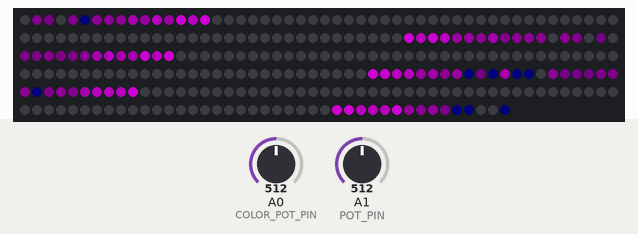
Recording of a sketch running on a simulated Arduino Uno, built with avr-gcc and run on an emulated ATmega328P. Parts: 291 RGB LEDs in strip order, left to right, continuing on the next row. The inputs (shaded band) are chosen by the test bench; at power-on: A0 (COLOR_POT_PIN) = 512, A1 (POT_PIN) = 512. Dim RGB values are drawn brighter than linear; random numbers use the default seed unless the sketch sets one.

Above: at 1.2 s.
1.3 s: A0 (COLOR_POT_PIN) set to 160
At 1.9 s:
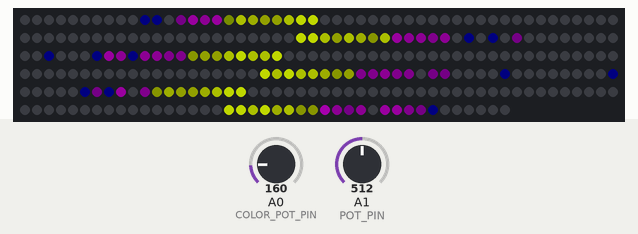
2.9 s: A1 (POT_PIN) set to 900
At 3.5 s:
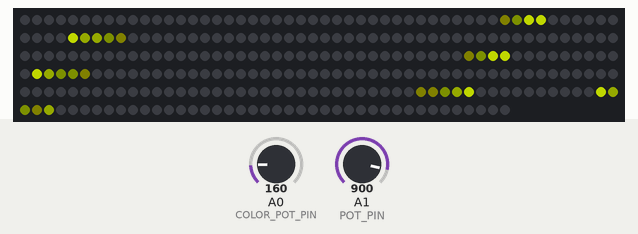
4.7 s: A0 (COLOR_POT_PIN) set to 122
At 5.82 s:
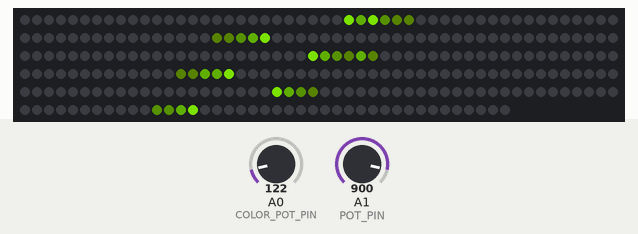
6.5 s: A1 (POT_PIN) set to 1023
At 6.74 s:
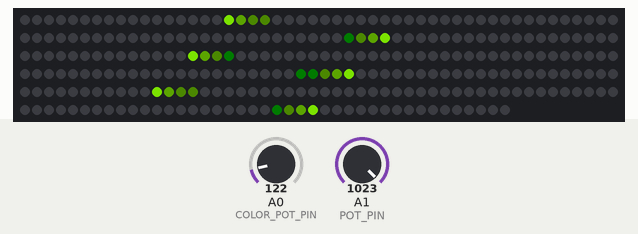
8.4 s: A0 (COLOR_POT_PIN) set to 306
At 8.73 s:
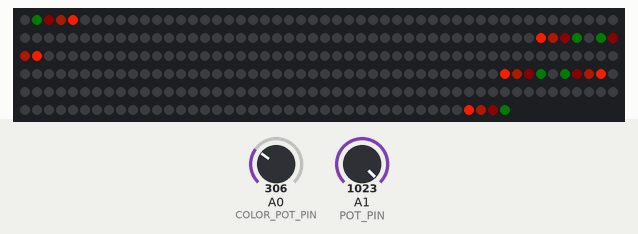
10.2 s: A0 (COLOR_POT_PIN) set to 900
At 10.65 s:
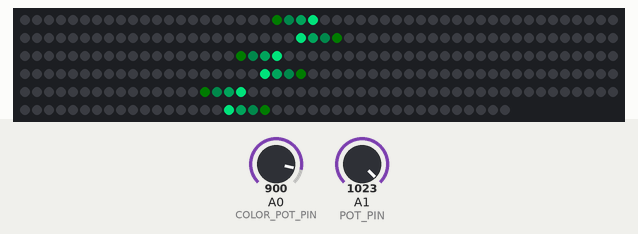

The sketch:

meteor_mirror_pivot.ino
```cpp
#include <Adafruit_NeoPixel.h>


#define LED_PIN 10
#define NUM_LEDS 291
#define BRIGHTNESS 100

#define REP 3
#define METEOR 1
#define TRAIL 20
#define DECAY 35
#define SPEED 30

// not a const because we might want to manipulate this
int OFFSET = NUM_LEDS/REP;

#define POT_PIN 15
int pot_val = 0;   // variable to store the value coming from the sensor
int pMin = 0;  //the lowest value that comes out of the potentiometer
int pMax = 1023; //the highest value that comes out of the potentiometer.

#define COLOR_POT_PIN 14
int color_pot_val = 0;   // variable to store the value coming from the sensor

// neopixel strip setup
Adafruit_NeoPixel strip = Adafruit_NeoPixel(NUM_LEDS, LED_PIN, NEO_GRB + NEO_KHZ800);

// one time function
void setup() {
  strip.begin();
  setAll(0,0,0);
  strip.show(); // Initialize all pixels txo 'off'
}

// run forever... forever...
void loop() {
  // red, green, blue, meteorSize, meteorTrailDecay, meteorRandomDecay, SpeedDelay
  meteorRain(0xff, 0x33, 0x00, METEOR, TRAIL, true, SPEED);
}

void setAll(byte red, byte green, byte blue) {
  for(int i = 0; i < NUM_LEDS; i++ ) {
    strip.setPixelColor(i, strip.Color(red, green, blue));
  }
  strip.show();
}

void fadeToBlack(int ledNo, byte fadeValue) {
 #ifdef ADAFRUIT_NEOPIXEL_H
    // NeoPixel
    uint32_t oldColor;
    uint8_t r, g, b;

    oldColor = strip.getPixelColor(ledNo);
    r = (oldColor & 0x00ff0000UL) >> 16;
    g = (oldColor & 0x0000ff00UL) >> 8;
    b = (oldColor & 0x000000ffUL);

    r=(r<=7)? 0 : (int) r-(r*fadeValue/256);
    g=(g<=7)? 0 : (int) g-(g*fadeValue/256);
    b=(b<=7)? 0 : (int) b-(b*fadeValue/256);

    strip.setPixelColor(ledNo, r,g,b);
 #endif
 #ifndef ADAFRUIT_NEOPIXEL_H
   // FastLED
   leds[ledNo].fadeToBlackBy( fadeValue );
 #endif
}

void meteorRain(byte red, byte green, byte blue, byte meteorSize, byte meteorTrailDecay, boolean meteorRandomDecay, int SpeedDelay) {
  uint32_t color;

  for(int i = 0; i < NUM_LEDS; i++) {

    pot_val  = analogRead(POT_PIN );
    color_pot_val  = analogRead(COLOR_POT_PIN);

    int scaled_pot = map(pot_val, pMin, pMax, 1, 99);
    meteorTrailDecay = scaled_pot;

    int color_scaled_pot = map(color_pot_val, pMin, pMax, 0, 256);
    color = ColorWheel(color_scaled_pot);

    // fade brightness all LEDs one step
    for(int j=0; j<NUM_LEDS; j++) {
      if( (!meteorRandomDecay) || (random(100)<meteorTrailDecay) ) {
        fadeToBlack(j, meteorTrailDecay*2 );
      }
    }

    // draw meteor
    for(int j = 0; j < meteorTrailDecay; j++) {
      if( ( i-j <NUM_LEDS ) && (i-j>=0) ) {
        for (int k=1; k <=REP; k++) { // generate most bright *spark*
          strip.setPixelColor((OFFSET *k +i) %NUM_LEDS, color );            // forward
          strip.setPixelColor((NUM_LEDS -i +(OFFSET*k)) %NUM_LEDS, color ); // reverse
        }
      }
    }
    strip.show();
    delay(SpeedDelay);
  }
}

uint32_t ColorWheel(byte WheelPos) {
  if(WheelPos < 85) {
   return strip.Color(WheelPos * 3, 255 - WheelPos * 3, 0);
  } else if(WheelPos < 170) {
   WheelPos -= 85;
   return strip.Color(255 - WheelPos * 3, 0, WheelPos * 3);
  } else {
   WheelPos -= 170;
   return strip.Color(0, WheelPos * 3, 255 - WheelPos * 3);
  }
}
```
